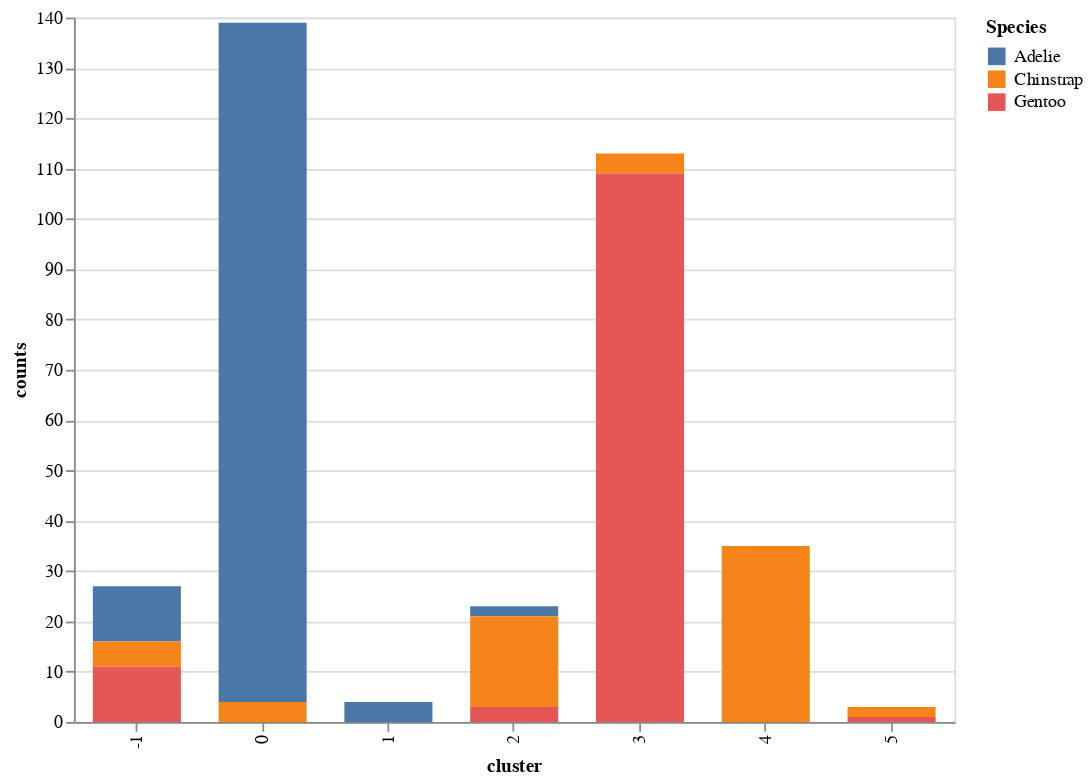

Write notebook code for a chart like this one.
### Code cell
dbplot1 = dbpred1_df.groupby(["species", "cluster"]).size().reset_index(name="counts")
alt.Chart(dbplot1).mark_bar(size=50).encode(
    x="cluster:O",
    y="counts:Q",
    color=alt.Color("species", title="Species"),
    tooltip=["cluster", "counts", "species"],
).properties(height=400,width=500)

### Figure 1 — Vega-Lite specification as saved in the notebook (floating-point values rounded to 4 significant figures)
{"config": {"view": {"continuousWidth": 400, "continuousHeight": 300}}, "data": {"name": "data-6537bee0b73149e0c48e05e61e99225c"}, "mark": {"type": "bar", "size": 50}, "encoding": {"color": {"field": "species", "title": "Species", "type": "nominal"}, "tooltip": [{"field": "cluster", "type": "quantitative"}, {"field": "counts", "type": "quantitative"}, {"field": "species", "type": "nominal"}], "x": {"field": "cluster", "type": "ordinal"}, "y": {"field": "counts", "type": "quantitative"}}, "height": 400, "width": 500, "$schema": "https://vega.github.io/schema/vega-lite/v4.17.0.json", "datasets": {"data-6537bee0b73149e0c48e05e61e99225c": [{"species": "Adelie", "cluster": -1, "counts": 11}, {"species": "Adelie", "cluster": 0, "counts": 135}, {"species": "Adelie", "cluster": 1, "counts": 4}, {"species": "Adelie", "cluster": 2, "counts": 2}, {"species": "Chinstrap", "cluster": -1, "counts": 5}, {"species": "Chinstrap", "cluster": 0, "counts": 4}, {"species": "Chinstrap", "cluster": 2, "counts": 18}, {"species": "Chinstrap", "cluster": 3, "counts": 4}, {"species": "Chinstrap", "cluster": 4, "counts": 35}, {"species": "Chinstrap", "cluster": 5, "counts": 2}, {"species": "Gentoo", "cluster": -1, "counts": 11}, {"species": "Gentoo", "cluster": 2, "counts": 3}, {"species": "Gentoo", "cluster": 3, "counts": 109}, {"species": "Gentoo", "cluster": 5, "counts": 1}]}}
